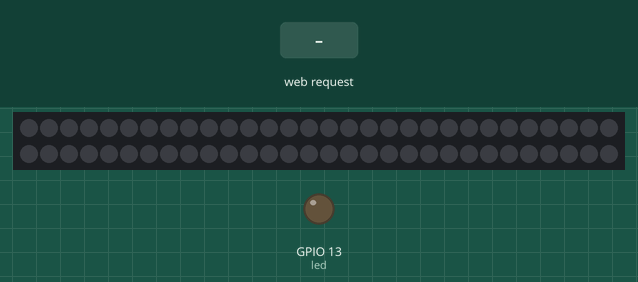
Simulated run of this sketch. Board: ESP8266 (NodeMCU). Shown: 60 RGB LEDs in strip order, left to right, continuing on the next row, output pins drawn as LEDs (lit = HIGH). The test bench sets the inputs (shaded band). Dim RGB values are drawn brighter than linear; WiFi joins after 1.5 s; servers stay silent unless stated; storage starts empty; what the sketch prints to the serial monitor is not drawn.

Above: at 2.7 s.
2.8 s: HTTP request GET / received
At 2.95 s:
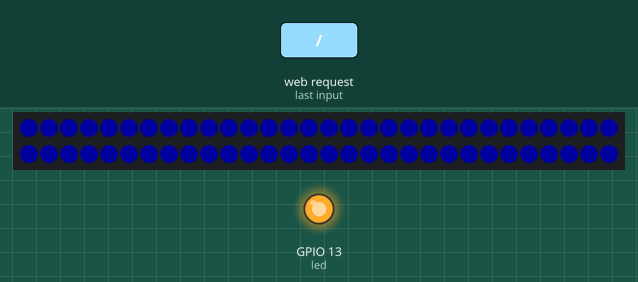
At 4.1 s:
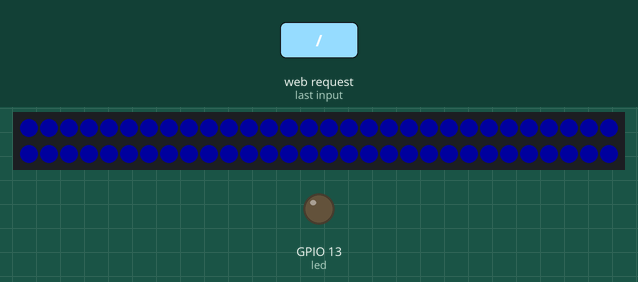
4.5 s: HTTP request GET /color received
At 5.1 s:
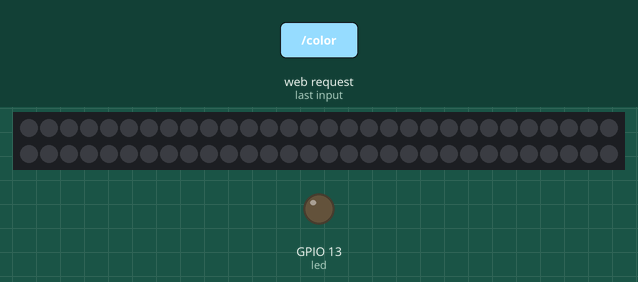
Timing chart, 0 to 7.5 s (numbered marks = the images above; inputs shaded):
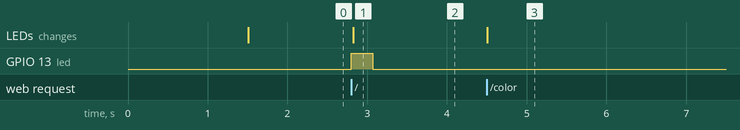

Measured:
- after the input at 2.8 s, GPIO 13 (led): LOW → HIGH at once, → LOW 0.27 s later; the LEDs: change at once (image 1)
- after the input at 4.5 s, the LEDs: change at once (image 3)

The sketch:

HelloServer.ino
```cpp
#include <Arduino.h>
#include <ESP8266WiFi.h>
#include <WiFiClient.h>
#include <ESP8266WebServer.h>
#include <ESP8266mDNS.h>
#include <Adafruit_NeoPixel.h>
#include <FS.h>                       // SPIFFS file-system: store web server html, CSS etc.


const char* ssid = "castan";
const char* password = "Eu1gD1MdCnNqA";
MDNSResponder mdns;

ESP8266WebServer server(80);

const int led = 13;
#define PIN   14        // //neopixel on nodeMCU pin D5
Adafruit_NeoPixel strip = Adafruit_NeoPixel(60, PIN, NEO_GRB + NEO_KHZ800);


void handleRoot() {
  digitalWrite(led, 1);
  SPIFFS.begin(); // mount the fs
    File f = SPIFFS.open("/home.html", "r");
    if (f) {
      String s = f.readString();
      server.send(200, "text/html", s);
      f.close();
    } else {
      server.send(200, "text/plain","/home.html not found, have you flashed the SPIFFS?");
    }
  colorAll(strip.Color(0, 0, 255), 500); // Blue*/
  digitalWrite(led, 0);
}

void handleColor() {
    String message = "";
    uint32_t colorVuelta = strip.Color(0, 0, 0);
    if (server.arg(0)=="red"){
      message += "You ordered " + server.argName(0) + ": " + server.arg(0) + "\n";
      colorVuelta = strip.Color(255, 0, 0); // Red
    }
    if (server.arg(0)=="green"){
      message += "You ordered " + server.argName(0) + ": " + server.arg(0) + "\n";
      colorVuelta = strip.Color(0, 255, 0); // Green
    }
    if (server.arg(0)=="blue"){
      message += "You ordered " + server.argName(0) + ": " + server.arg(0) + "\n";
      colorVuelta = strip.Color(0, 0, 255); // Blue
    }

    server.send(200, "text/plain", message);
    colorWipe(colorVuelta, 50); // Red

}

void handleNotFound(){
  digitalWrite(led, 1);
  String message = "File Not Found\n\n";
  message += "URI: ";
  message += server.uri();
  message += "\nMethod: ";
  message += (server.method() == HTTP_GET)?"GET":"POST";
  message += "\nArguments: ";
  message += server.args();
  message += "\n";
  for (uint8_t i=0; i<server.args(); i++){
    message += " " + server.argName(i) + ": " + server.arg(i) + "\n";
  }
  server.send(404, "text/plain", message);
  digitalWrite(led, 0);
}

void setup(void){
  pinMode(led, OUTPUT);
  digitalWrite(led, 0);
  Serial.begin(115200);
  WiFi.begin(ssid, password);
  Serial.println("");

  // Wait for connection
  while (WiFi.status() != WL_CONNECTED) {
    delay(500);
    Serial.print(".");
  }
  Serial.println("");
  Serial.print("Connected to ");
  Serial.println(ssid);
  Serial.print("IP address: ");
  Serial.println(WiFi.localIP());

  if (mdns.begin("esp8266", WiFi.localIP())) {
    Serial.println("MDNS responder started");
  }

  server.on("/", handleRoot);

  server.on("/inline", [](){
    server.send(200, "text/plain", "this works as well");
  });

  server.on("/color", handleColor);

  server.onNotFound(handleNotFound);

  server.begin();
  Serial.println("HTTP server started");

  strip.begin();
  strip.setBrightness(30); //adjust brightness here
  strip.show(); // Initialize all pixels to 'off'
}

void loop(void){
  server.handleClient();
  // Some example procedures showing how to display to the pixels:

  /*colorWipe(strip.Color(255, 255, 0), 50); // Green
  colorWipe(strip.Color(0, 255, 0), 50); // Green
  colorWipe(strip.Color(0, 255, 255), 50); // Green
  colorWipe(strip.Color(0, 0, 255), 50); // Blue*/

}
// Fill the dots one after the other with a color
void colorWipe(uint32_t c, uint8_t wait) {
  for(uint16_t i=0; i<strip.numPixels(); i++) {
      strip.setPixelColor(i, c);
      strip.show();
      strip.setPixelColor(i-5, strip.Color(0, 0, 0));
      strip.show();
      delay(wait);
  }
}
void colorAll(uint32_t c, uint8_t wait) {
  for(uint16_t i=0; i<strip.numPixels(); i++) {
      strip.setPixelColor(i, c );

  }
  strip.show();
  delay(wait);
  for(uint16_t i=0; i<strip.numPixels(); i++) {
      strip.setPixelColor(i, strip.Color(0, 0, 0));

  }
}
```
